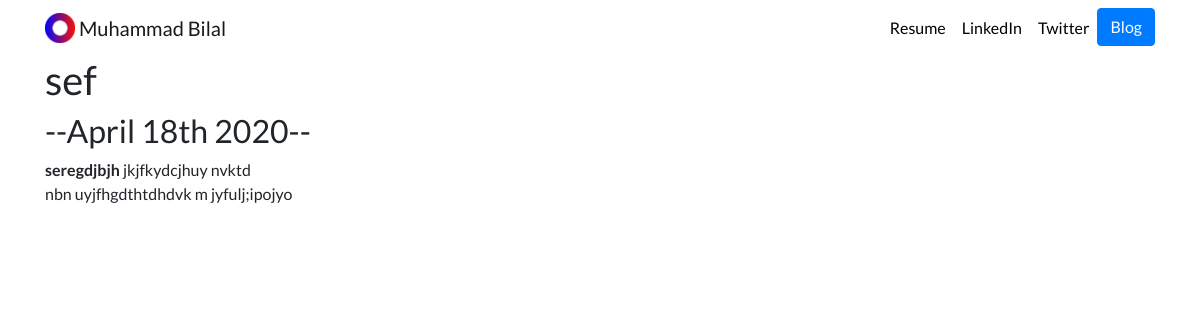
The app's page /blog/4/ with its own data.
### blog_app/models.py (models this page shows, shortened)
class Blog(models.Model):
    title = models.CharField(max_length=200)
    description = models.TextField(max_length=250)
    date = models.DateField(default='None')

### blog_app/views.py (the view)
# urls.py: path('<int:blog_id>/', views.detail, name='detail'),
def detail(request,blog_id):
    blog = get_object_or_404(Blog,pk=blog_id)
    return render(request,'blog_app/detail.html',{'blog':blog})

### blog_app/templates/blog_app/detail.html
    {% extends 'portfolio_app/new_base.html' %}
    {% block myblockcontent %}
<h1> {{ blog.title }} </h1>
<h2>--{{ blog.date| date:'F jS Y' }}--</h2>
<p>{{ blog.description| safe  }}</p>
    {% endblock %}

### portfolio_app/static/portfolio_app/custom.css (style rules this page uses)
body { font-family: 'Lato', sans-serif; }

### records on screen
Blog: title "sef", date "April 18th 2020", description "seregdjbjh jkjfkydcjhuy nvktd nbn uyjfhgdthtdhdvk m jyfulj;ipojyo"
